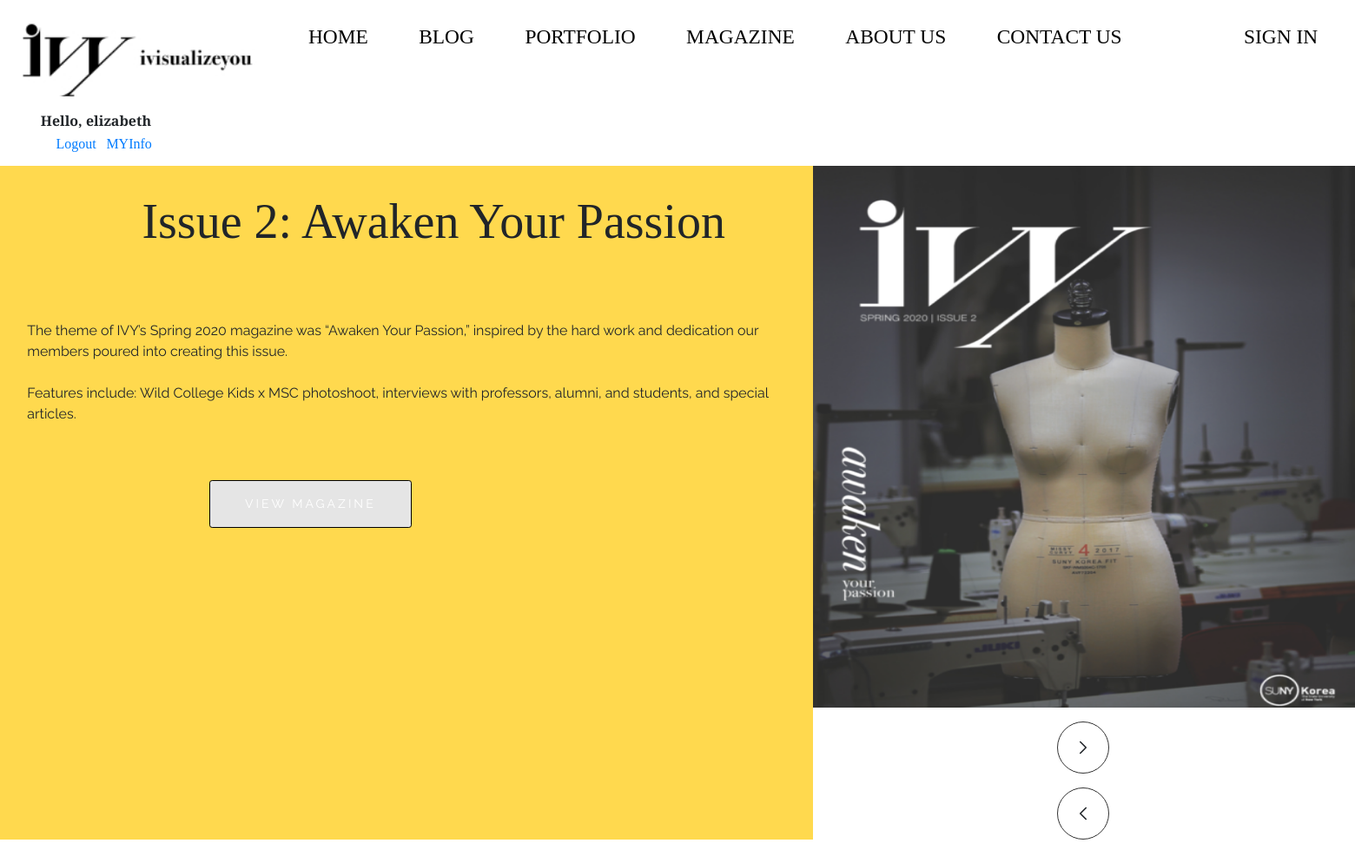
/magazine/ (signed in), run on the app's committed database.
### magazines/models.py (models this page shows, shortened)
class Magazine(models.Model):
    name = models.CharField(max_length=200, null =True)
    price = models.FloatField(null = True)
    description = models.CharField(max_length=300, null =True)
    description2 = models.CharField(max_length=300, null =True)#blank=True
    pdf = models.FileField(null =True, blank = True)
    thumbNail = models.FileField(null = True, blank = True)
    date_created = models.DateTimeField(auto_now_add=True, null =True)

### magazines/views.py (the view)
# urls.py: path('magazine/', views.magazine, name="magazine"),
@login_required(login_url = 'login')
def magazine(request):
    magazine = Magazine.objects.all()
    magazine = sorted(magazine,key = lambda x : x.date_created)
    return render(request, 'magazines/magazine.html', {'magazine':magazine})

### magazines/templates/magazines/magazine.html (shortened to what this page needs)
{% extends 'magazines/main.html'%}
{% load static %}
{% block content %}
    <link rel="stylesheet" type="text/css" href="{% static '/css/magazine.css' %}">
<section>
  <main>
    <div class="content">
      {% for i in magazine %}
      {% if forloop.first %}
      <div id = "magazines" class = "magazine active">
        <h1 class="heading">
            {{i.name}}
        </h1>
        <p class="mDescription">
          {{i.description}}
        </p>
        <p class="mDescription">
            {{i.description2}}
        </p>
        <span class="button">
          <a class="btn btn-sm btn-info" href="{% url 'viewMagazine' i.id %}">View Magazine</a>
        </span>
      </div>
      {% endif %}
      {% endfor %}
    </div>
    <div class="bottomMargin"></div>
    <div class="imageBox">
      {% for i in magazine %}
      {% if forloop.first %}
      <div class = "images active">
        <img src = "{{i.thumbNail.url}}" style="width: 40vw; height: 40vw;">
      </div>
      {% else %}
      <div class = "images">
        <img src = "{{i.thumbNail.url}}" style="width: 40vw; height: 40vw;">
      </div>
      {%endif%}
      {% endfor %}
    </div>
    <div class="navigation">
      <div onClick="right(); rightImg()" class="right">
        <svg xmlns="http://www.w3.org/2000/svg" class="icon icon-right" width="26" height="26" viewBox="0 0 24 24" stroke-width="1.5" stroke="currentColor" fill="none" stroke-linecap="round" stroke-linejoin="round">
          <path stroke="none" d="M0 0h24v24H0z" />
          <polyline points="9 6 15 12 9 18" />
        </svg>
      </div>
      <div onClick="left(); leftImg()" class="left">
        <svg xmlns="http://www.w3.org/2000/svg" class="icon icon-left" width="26" height="26" viewBox="0 0 24 24" stroke-width="1.5" stroke="currentColor" fill="none" stroke-linecap="round" stroke-linejoin="round">
          <path stroke="none" d="M0 0h24v24H0z" />
          <polyline points="15 6 9 12 15 18" />
        </svg>
      </div>
    </div>
  </main>
</section>
{% endblock %}

### magazines/templates/magazines/navbar.html
{% load static %}
<link rel="stylesheet" type="text/css" href="{% static '/css/navbar.css' %}">
<nav>
    <div class = "grid-containerNav">
      <img src = '../static/images/ivyLogo.jpg' class="imgPic"/>
      <a class="nav-link1" id="nav-txt" href="{% url 'home' %}">HOME</a>
      <a class="nav-link2" id="nav-txt" href="{% url 'blog' %}">BLOG</a>
      <a class="nav-link3" id="nav-txt" href="{% url 'portfolio' %}">PORTFOLIO</a>
      <a class="nav-link4" id="nav-txt" href="{% url 'magazine' %}">MAGAZINE</a>
      <a class="nav-link5" id="nav-txt" href="{% url 'aboutUs' %}">ABOUT US</a>
      <a class="nav-link6" id="nav-txt" href="{% url 'contactUs' %}">CONTACT US</a>
      <a  class="nav-link7" id="nav-txt" href="{% url 'login' %}" id="sign_in">SIGN IN</a>
      <div class="hello-msg">
        <span class="hello-txt">Hello, {{request.user}}</span>
        <div style="margin:2px;max-width:30vw;">
          <span class="log-txt" style="padding-left:1vw;"><a href= "{% url 'logout' %}">Logout</a></span>
          <span class="log-txt"><a href= "{% url 'info' %}">MYInfo</a></span>
        </div>
      </div>
    </div>
</nav>

### static/css/main.css (style rules this page uses)
body { background-color: #FFFFFF; }

### static/css/navbar.css (style rules this page uses)
.grid-containerNav { display: grid; grid-template-rows: 2; background-color: #FFFFFF; font-family: 'Playfair Display', serif; width: 100vw; }
.imgPic { grid-column-start: 1; grid-column-end: 1; grid-row:1; width: 20vw; margin-top: 9px; display: grid; color: black; padding: 1vw; text-decoration: none; float: left; }
.nav-link1 { grid-column-start: 2; grid-column-end: 2; grid-row:1; margin-top: 9px; display: grid; color: black; padding: 1vw; text-decoration: none; text-align: center; height: fit-content; width: fit-content; float: left; }
.nav-link2 { grid-column-start: 3; grid-column-end: 3; grid-row:1; margin-top: 9px; display: grid; color: black; padding: 1vw; text-decoration: none; text-align: center; height: fit-content; width: fit-content; float: left; }
.nav-link3 { grid-column-start: 4; grid-column-end: 4; grid-row:1; margin-top: 9px; display: grid; color: black; padding: 1vw; text-decoration: none; text-align: center; height: fit-content; width: fit-content; float: left; }
.nav-link4 { grid-column-start: 5; grid-column-end: 5; grid-row:1; margin-top: 9px; display: grid; color: black; padding: 1vw; text-decoration: none; text-align: center; height: fit-content; width: fit-content; float: left; }
.nav-link5 { grid-column-start: 6; grid-column-end: 6; grid-row:1; margin-top: 9px; display: grid; color: black; padding: 1vw; text-decoration: none; text-align: center; height: fit-content; width: fit-content; float: left; }
.nav-link6 { grid-column-start: 7; grid-column-end: 7; grid-row:1; margin-top: 9px; display: grid; color: black; padding: 1vw; text-decoration: none; text-align: center; height: fit-content; width: fit-content; float: left; }
.nav-link7 { grid-column-start: 11; grid-column-end: 11; grid-row:1; margin-top: 9px; display: grid; color: black; text-align: right; padding: 1vw; text-decoration: none; text-align: center; width: fit-content; height: fit-content; float: left; }
.hello-msg { position: relative; left: 3vw; background-color : #FFFFFF; height: 8vh; grid-row: 2; }
.hello-txt { font-family: 'Playfair Display', serif; font-size: 1rem; font-weight: bold; }
.log-txt { font-family: 'Playfair Display', serif; padding: 0.25vw; font-size: 1rem; }
#nav-txt { font-size: 1.5vw; }

### static/css/magazine.css (style rules this page uses)
section { font-family: 'Raleway', sans-serif; }
.heading { font-family: "Playfair Display", serif; text-align: center; }
main { display: grid; grid-template-rows: 1; }
.bottomMargin { grid-column-start: 1; grid-column-end: 1; grid-row: 2; background-color: #FFD94E; }
.content { width: 60vw; padding: 2vw; background-color: #FFD94E; }
.content h1 { margin-bottom: 10vh; font-size: 3.5rem; }
.content p { width: 55vw; margin-bottom: 1.5rem; font-family: 'Raleway', sans-serif; }
.content .button { left:40%; margin-top: 5vh; margin-left: 8vw; }
.content .button .btn { border: none; background-color: #7bcc3c; text-transform: uppercase; letter-spacing: 3px; padding: 1rem 2.5rem; cursor: pointer; margin-left:85px; background-color: #E5E5E5; border: 0.5px solid black; margin-top: 5vh; }
.images { width: 200%; height: 200%; }
.navigation { grid-column-start: 2; grid-column-end: 2; grid-row: 2; }
.navigation .right, .navigation .left { position: relative; height: 60px; width: 60px; border: 1px solid #333; border-radius: 50%; display: -webkit-box; display: -ms-flexbox; display: flex; margin-left: 45%; -webkit-box-pack: center; -ms-flex-pack: center; justify-content: center; -webkit-box-align: center; -ms-flex-align: center; align-items: center; margin-top: 1rem; cursor: pointer; }
.images, .colored-backgrounds { -webkit-transition: -webkit-transform 0.35s cubic-bezier(0.39, 0.575, 0.565, 1); transition: -webkit-transform 0.35s cubic-bezier(0.39, 0.575, 0.565, 1); transition: transform 0.35s cubic-bezier(0.39, 0.575, 0.565, 1); transition: transform 0.35s cubic-bezier(0.39, 0.575, 0.565, 1), -webkit-transform 0.35s cubic-bezier(0.39, 0.575, 0.565, 1); }
.content div.active { opacity: 1; }
.content div { position: absolute; object-fit:cover; transition: 0.5s; opacity: 0; }
.imageBox { grid-column-start: 2; grid-column-end: 2; }
.imageBox div { display:none; right:0; }
.imageBox div.active { display: block; }
#magazines { width: 60vw; }

### data on the page
Magazine: name "Issue 2: Awaken Your Passion", description "The theme of IVY’s Spring 2020 magazine was “Awaken Your Passion,” inspired by the hard work and dedication our members poured into creating this issue.", description2 "Features include: Wild College Kids x MSC photoshoot, interviews with professors, alumni, and students, and special articles.", thumbNail (picture)

### other printed values
{{ request.user }} "elizabeth"
